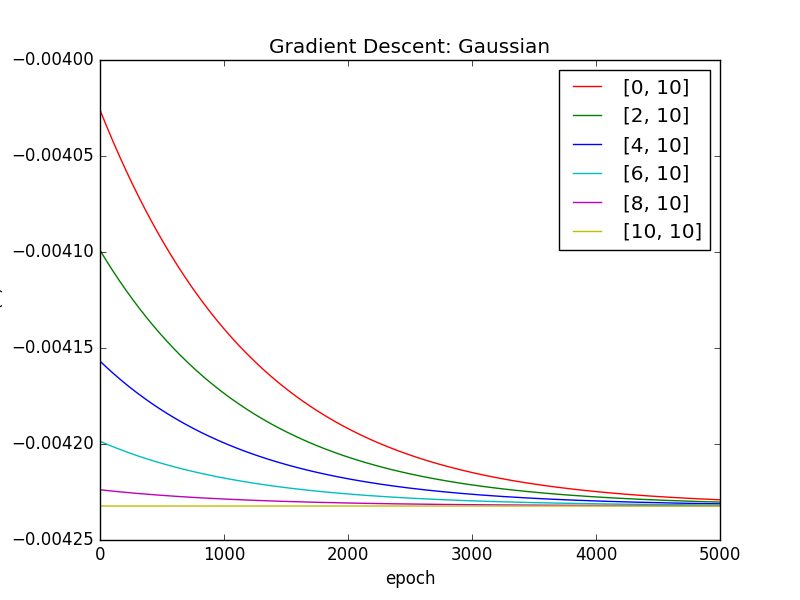

The script that drew this image:
import math
import random
import numpy as np
import loadParametersP1
from matplotlib import pyplot as plt

def grad_desc(func, d_func, init=np.zeros(2)):
    x = init
    values = []
    for epoch in range(0,5000):
        x -= 100 * d_func(x)
        values += [func(x)]
    print(x)
    return values

gaussMean,gaussCov,quadBowlA,quadBowlb = loadParametersP1.getData()
def gfunc(x):
    diff = (x - gaussMean)
    icov = np.linalg.inv(gaussCov)
    norm = - 1.0 / math.sqrt((2 * 3.1415)**len(gaussMean) * np.linalg.norm(gaussCov))
    return norm * np.exp(- 0.5 * diff.transpose().dot(icov.dot(diff)))
def d_gfunc(x):
    diff = (x - gaussMean)
    icov = np.linalg.inv(gaussCov)
    return -gfunc(x) * icov.dot(diff)
def qfunc(x):
    return 0.5 * x.transpose().dot(quadBowlA.dot(x)) - x.transpose().dot(quadBowlb)
def d_qfunc(x):
    return quadBowlA.dot(x) - quadBowlb
def ad_qfunc(x):
    result = [
        (qfunc(x+np.array([0.1,0])) - qfunc(x-np.array([0.1,0]))) / 0.2,
        (qfunc(x+np.array([0,0.1])) - qfunc(x-np.array([0,0.1]))) / 0.2
    ]
    return np.array(result)

pairs = [
    (np.array([0.0,10.0]), 'r-'),
    (np.array([2.0,10.0]), 'g-'),
    (np.array([4.0,10.0]), 'b-'),
    (np.array([6.0,10.0]), 'c-'),
    (np.array([8.0,10.0]), 'm-'),
    (np.array([10.0,10.0]), 'y-')
]

handles = []
for pair in pairs:
    init, color = pair
    val = str(list(map(int, init)))
    y_values = grad_desc(gfunc, d_gfunc, init=init)
    handles += [plt.plot(y_values, color, label=val)[0]]
plt.legend(handles=handles)
plt.title('Gradient Descent: Gaussian')
plt.xlabel('epoch')
plt.ylabel('f(x)')
plt.show()
